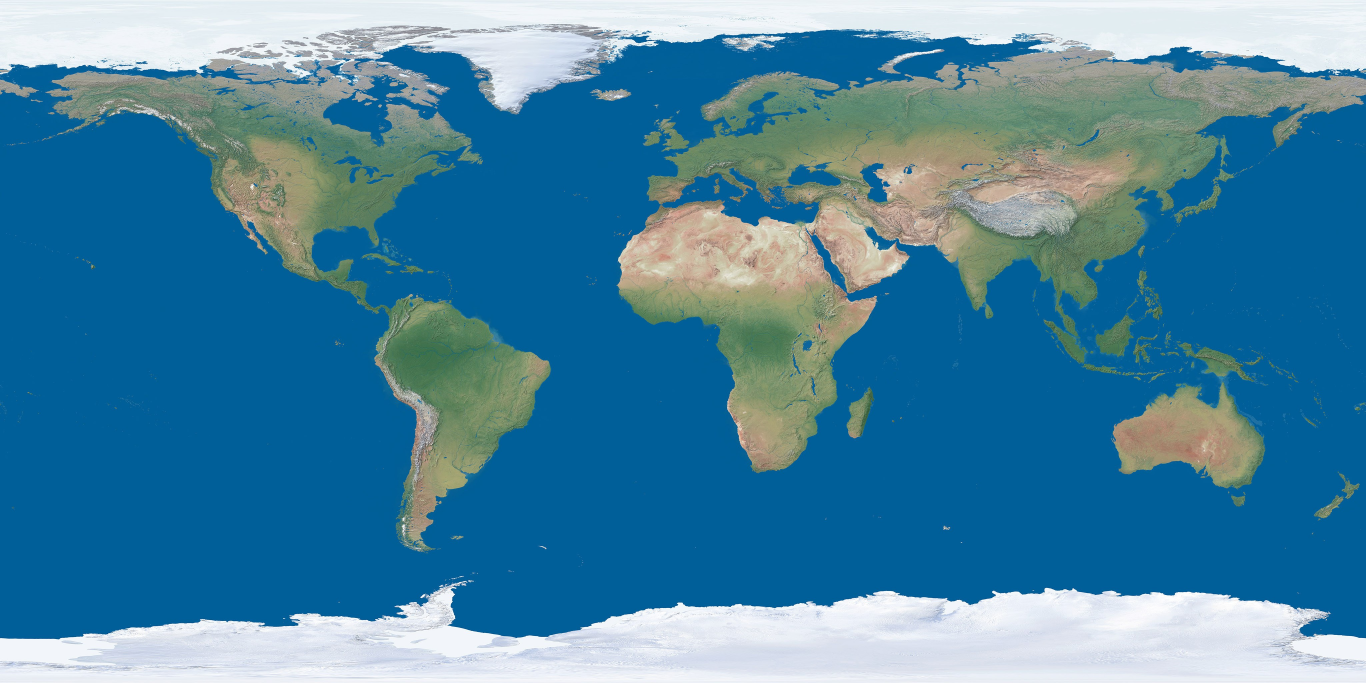
#> input picture assets/carte/terre.jpg, 4096 x 2048 px (shown at 1/3 size); its folder holds only this picture in this run
$ python -i film.py   (imports and definitions only)
#> lines starting #> are read from the running program, lines starting #| are printed output that depends on the picture
"""Montage anime de l'edition : une camera continue sur le globe, des textes animes,
la voix et un habillage sonore discret.

Deroulement :
  - ouverture : la camera plonge vers le pays de la premiere info, le titre apparait et
    la voix demarre aussitot (ni sommaire, ni nom d'edition) ;
  - pendant chaque info : pays rempli par son drapeau, etiquette, portrait eventuel,
    sous-titres mot a mot ; la camera avance tres lentement ;
  - entre deux infos : une pause, puis la camera recule, fait tourner le globe et plonge
    vers le pays suivant (trajectoire "zoom et panoramique" de van Wijk et Nuij) ;
  - fin : recul sur le globe entier et nom de la chaine, sans voix.

Chaque image est calculee a partir de l'instant t : aucun collage d'images fixes, donc
aucune coupure. Les images sont fabriquees en parallele et envoyees directement a FFmpeg.
"""
from __future__ import annotations

import json
import math
import multiprocessing as mp
import os
import re
import subprocess
import sys
import time
from bisect import bisect_right
from dataclasses import dataclass, field
from multiprocessing.pool import ThreadPool
from pathlib import Path

import cv2
import numpy as np
from PIL import Image, ImageDraw, ImageFilter, ImageFont, ImageOps

from .globe import Camera, Globe, lonlat, vecteur

# [1 line not run here, left out]

POLICES = Path(__file__).resolve().parent.parent / "assets" / "fonts"
MARGE_G, MARGE_D = 70, 130      # a droite : boutons de TikTok et YouTube
BLANC = (255, 255, 255)
RYTHME = 1.0  # 1 = pose ; 0.7 = vif (transitions et pauses plus courtes, camera plus vivante). Voir config video.rythme
APPEL = ("Abonne-toi pour l'info", "3 fois par jour")  # carte de fin, sous le logo. Voir config video.appel_abonnement
LOGO = Path(__file__).resolve().parent.parent / "assets" / "logo" / "C_globe_titre.png"


# ------------------------------------------------------------------ donnees d'entree

@dataclass
class Plan:
    """Une info de l'edition, prete a etre montee."""
    titre: str
    texte: str
    date: str                       # "15 octobre 2026", affichee mais jamais lue
    sources: list
    credit: str
    cible: str | None               # code ISO3, "UE", ou None (vue du monde)
    secondaires: list = field(default_factory=list)
    iso2: str | None = None         # drapeau
    nom_pays: str = ""              # etiquette sur la carte
    photo: Path | None = None       # portrait libre de droits
    audio: Path | None = None
    duree: float = 0.0              # duree du fichier audio
    mots: list = field(default_factory=list)  # [(mot, debut, fin)] en secondes
    chiffre: dict | None = None     # {"nombre": "80", "legende": "drones abattus"}
    lien: dict | None = None        # {"de": "RUS", "vers": "UKR", "type": "action" | "echange"}


# ------------------------------------------------------------------ courbes d'animation

# [4 lines left out: function rampe, not called in this run]


def lisse(q: float) -> float:          # demarre et s'arrete en douceur
    return q * q * q * (q * (q * 6 - 15) + 10)


def sortie(q: float) -> float:         # rapide puis freine
    return 1 - (1 - q) ** 3


# [12 lines left out: functions rebond, _slerp, not called in this run]


class Trajet:
    """Mouvement de camera de a vers b : recul, rotation du globe, puis zoom.

    La forme suit la trajectoire optimale de van Wijk et Nuij (2003), avec un recul
    minimum pour que chaque changement de pays se lise comme un vrai deplacement, puis
    elle est reparametree pour que la vitesse percue a l'ecran soit reguliere.
    """

    # [37 lines left out: function __init__, not called in this run]

    def _avance(self, q: float) -> float:
        return lisse(q) if self.mode == "inout" else sortie(q)

    # [18 lines left out: functions __call__, intensite, not called in this run]


# ------------------------------------------------------------------ calques (sprites)

def police(style: str, taille: int) -> ImageFont.FreeTypeFont:
    return ImageFont.truetype(str(POLICES / f"Poppins-{style}.ttf"), taille)


class Sprite:
    """Image RGBA en alpha premultiplie, placee au sous-pixel pres (pas de tremblement)."""

    def __init__(self, img: Image.Image):
        arr = np.asarray(img.convert("RGBA"), np.float32)
        a = arr[..., 3:4] / 255.0
        self.pm = np.ascontiguousarray(np.concatenate([arr[..., :3] * a, a], axis=2))
        self.h, self.w = arr.shape[:2]


# [26 lines left out: function coller, not called in this run]


def _ombre(img: Image.Image, rayon: int, force: float, decalage=(0, 4)) -> Image.Image:
    """Ajoute une ombre douce noire sous le contenu d'une image RGBA."""
    a = img.getchannel("A").filter(ImageFilter.GaussianBlur(rayon)).point(lambda v: int(v * force))
    ombre = Image.new("RGBA", img.size, (0, 0, 0, 0))
    ombre.putalpha(a)
    fond = Image.new("RGBA", img.size, (0, 0, 0, 0))
    fond.alpha_composite(ombre, decalage)
    fond.alpha_composite(img)
    return fond


# [64 lines left out: functions _logo, _texte, _lignes, _etiquette, not called in this run]


def _carte_portrait(photo: Path, w: int = 644, h: int = 460) -> Sprite | None:
#> called with photo = '../assets/carte/terre.jpg', w = 644, h = 460
    try:
        ph = ImageOps.fit(Image.open(photo).convert("RGB"), (w, h), Image.LANCZOS, centering=(0.5, 0.28))
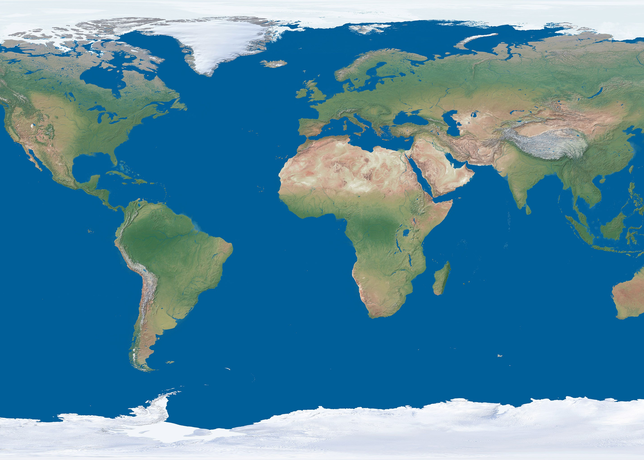
#> ph: PIL image 644x460 RGB; mean R, G, B 79, 134.3, 159.8
    except Exception:
        return None
    b, m = 8, 34
    img = Image.new("RGBA", (w + 2 * b + 2 * m, h + 2 * b + 2 * m), (255, 255, 255, 0))
    ImageDraw.Draw(img).rectangle((m, m, m + w + 2 * b - 1, m + h + 2 * b - 1), fill=(255, 255, 255, 255))
    img.paste(ph, (m + b, m + b))
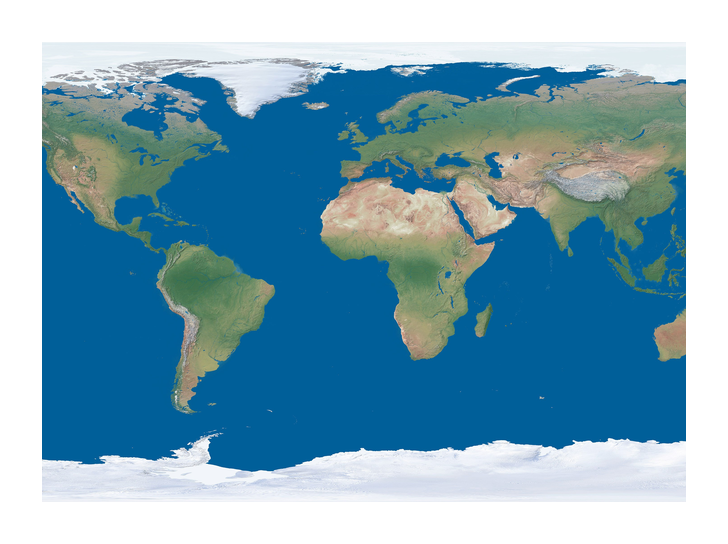
#> img: PIL image 728x544 RGBA; mean R, G, B, A 123.3, 164.7, 183.8, 202.3; transparent parts drawn white
    # lisere jaune Flash Monde en bas de la photo, le meme sur tous les portraits
    ImageDraw.Draw(img).rectangle((m + b, m + b + h - 7, m + b + w - 1, m + b + h - 1), fill=(255, 212, 0, 255))
    return Sprite(_ombre(img, 16, 0.6, (0, 10)))
#> in _ombre, `a = img.getchannel("A").filter(ImageFilter.GaussianBlur(rayon)).point(..`:
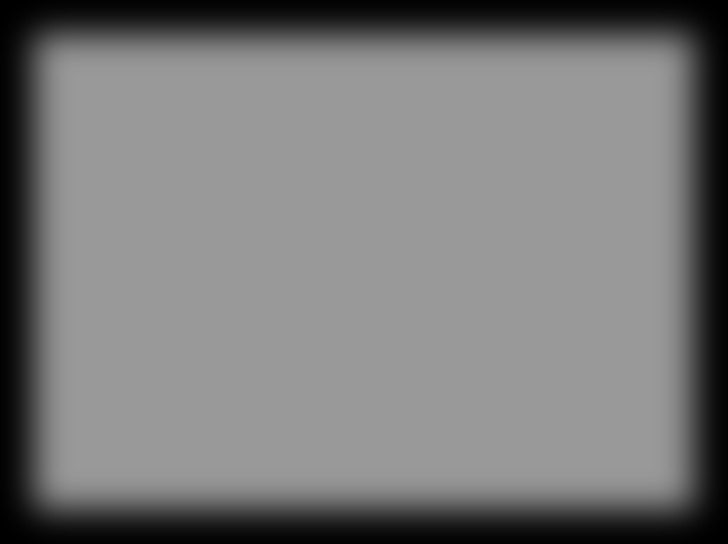
#> a: PIL image 728x544 L; min 0, max 153, mean 121.2
#> in _ombre, `ombre = Image.new("RGBA", img.size, (0, 0, 0, 0))`: ombre: PIL image 728x544 RGBA; every value is 0
#> in _ombre, `ombre.putalpha(a)`:
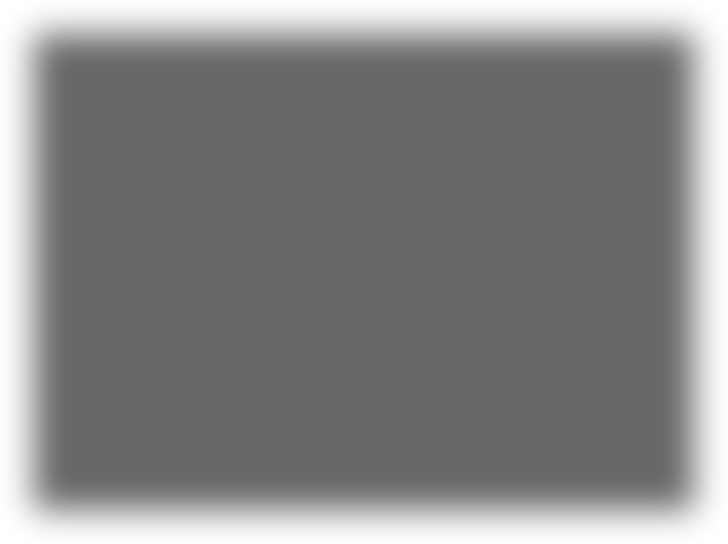
#> ombre: PIL image 728x544 RGBA; mean R, G, B, A 0, 0, 0, 121.2; transparent parts drawn white
#> in _ombre, `fond.alpha_composite(ombre, decalage)`:
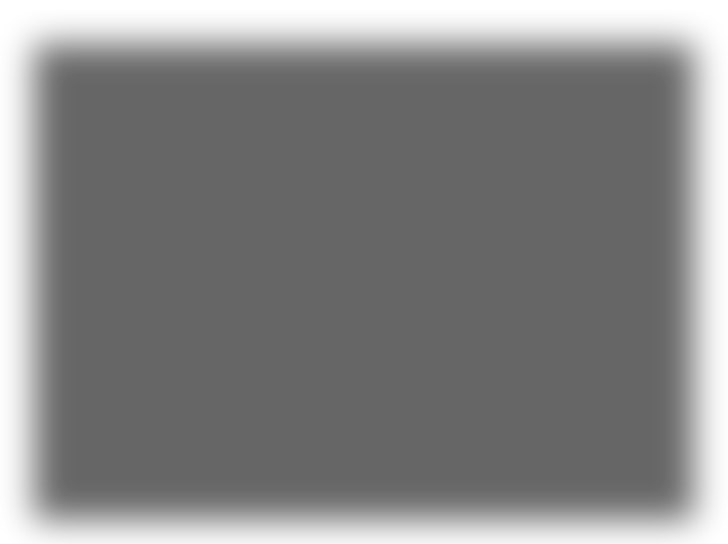
#> fond: PIL image 728x544 RGBA; mean R, G, B, A 0, 0, 0, 121.1; transparent parts drawn white
#> in _ombre, `fond.alpha_composite(img)`:
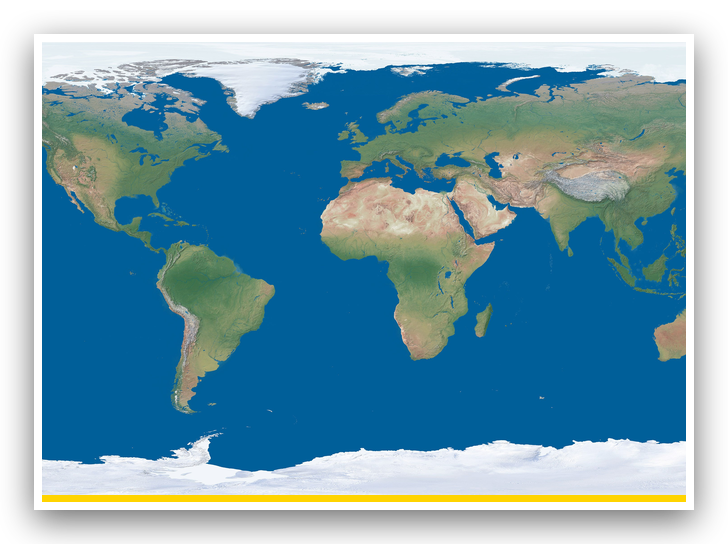
#> fond: PIL image 728x544 RGBA; mean R, G, B, A 70.8, 111.7, 128.3, 208.3; transparent parts drawn white
#> in __init__, `a = arr[..., 3:4] / 255.0`:
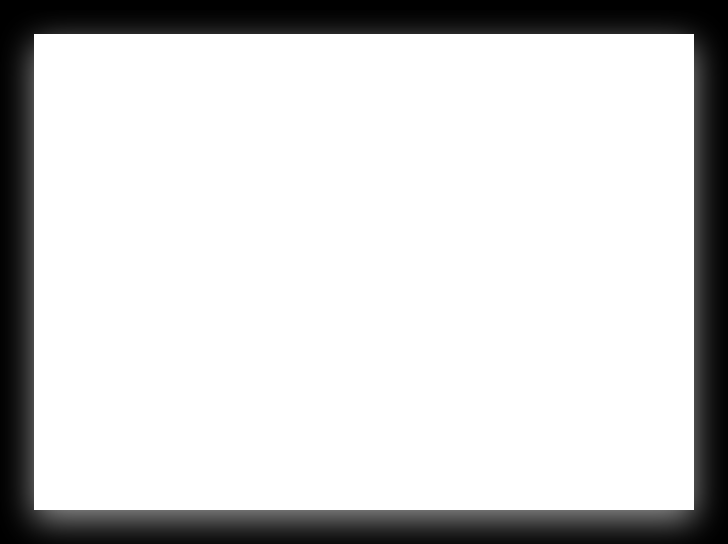
#> a: shape (544, 728, 1) float32; min 0, max 1, mean 0.817


# ------------------------------------------------------------------ montage

class Montage:
    # [152 lines left out: functions __init__, cadrage, centre, points_lien, _cadrer_lien, _calculer_temps, not called in this run]

    @staticmethod
    def _suivre(tr: Trajet, t0: float):
        return lambda t: tr((t - t0) / tr.duree)

    # [11 lines left out: function _tenue, not called in this run]

    def camera(self, t: float) -> Camera:
        i = max(0, bisect_right(self._debuts, t) - 1)
        return self.segments[i][2](min(t, self.segments[i][1]))

    # ---- textes
    # [331 lines left out: functions _preparer_textes, _creer_vignette, _blocs, _sprite_st, _carte, _nb_poses and 9 more, not called in this run]

    def _t_titre(self, i: int) -> tuple:
        # le premier titre est deja presque entier sur la toute premiere image (vignette, accroche)
        return (-0.45 if i == 0 else self.arrivee[i] - 0.55), self.depart[i]

    # [59 lines left out: functions _grouper_dates, _date, _sous_titres, _fin, not called in this run]


# ------------------------------------------------------------------ fabrication de la video

_MONTAGE: Montage | None = None
_FPS = 30


def _rendre(k: int) -> bytes:
    return _MONTAGE.image(k / _FPS).tobytes()


# [33 lines left out: function rendre_images, not called in this run]


# ------------------------------------------------------------------ son

SR = 48000


# [153 lines left out: functions _decoder, _souffle, mixer, couverture, finaliser, fabriquer, not called in this run]

>>> result = _carte_portrait('../assets/carte/terre.jpg')
